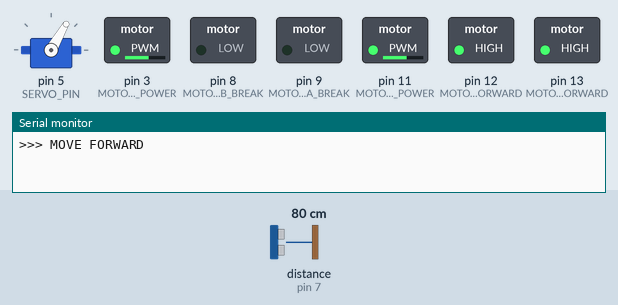
This sketch was run on a simulated Arduino Uno, built with avr-gcc and run on an emulated ATmega328P. Shown: servo, switched loads named in the sketch (green lamp = pin HIGH), the last lines printed to the serial monitor. The test bench sets the inputs (shaded band); at power-on: distance to the obstacle (sensor on pin 7) 80 cm. The echo pulse lasts 58.3 µs per cm.

Above: at 7.2 s.
7.3 s: distance to the obstacle (sensor on pin 7) set to 12 cm
8.8 s: distance to the obstacle (sensor on pin 7) set to 9 cm
At 9.9 s:
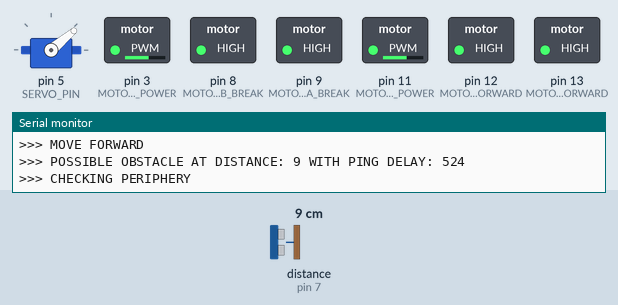
11.8 s: distance to the obstacle (sensor on pin 7) set to 18 cm
At 13.6 s:
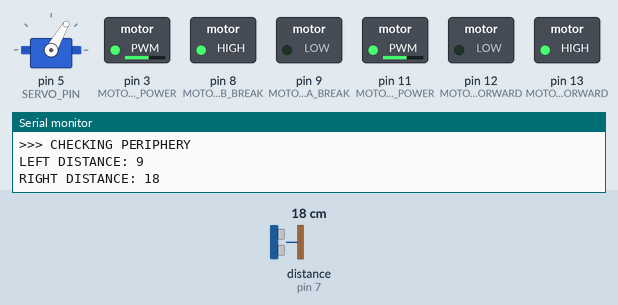
14.8 s: distance to the obstacle (sensor on pin 7) set to 2 cm
At 17.6 s:
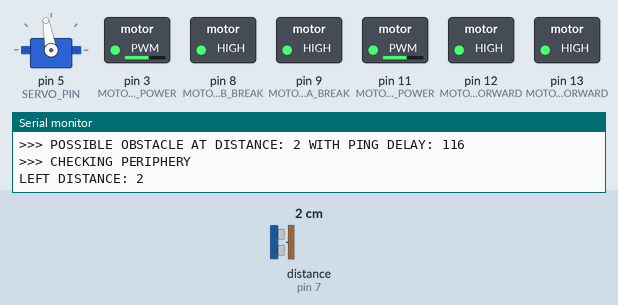
17.8 s: distance to the obstacle (sensor on pin 7) set to 4 cm
At 24.6 s:
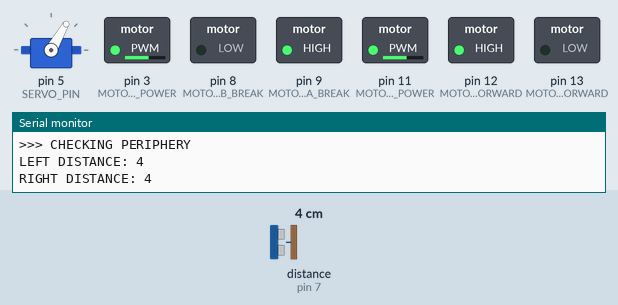
Timing chart, 0 to 30.5 s (numbered marks = the images above; inputs shaded):
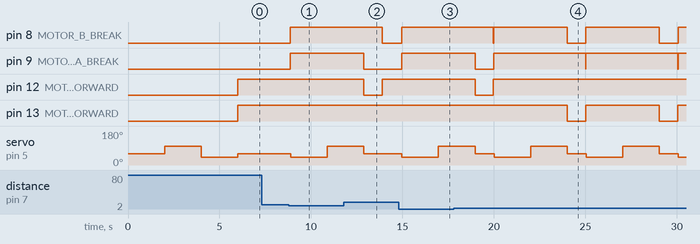

The sketch:

RoboRoach.ino
```cpp
#include <Servo.h>
#include <NewPing.h>

#define MOTOR_A_FORWARD 12
#define MOTOR_A_BREAK 9
#define MOTOR_A_POWER 3
#define MOTOR_B_FORWARD 13
#define MOTOR_B_BREAK 8
#define MOTOR_B_POWER 11

#define PING_TRIGGER_PIN 4
#define PING_ECHO_PIN 7
#define PING_MAX_DISTANCE 200
#define SERVO_PIN 5

long lastPingCheck = 0;
long pingCheckInterval = 150;
boolean canGoForward = true;
int minimumForwardDistance = 10;
Servo pingServo;

NewPing sonar(PING_TRIGGER_PIN, PING_ECHO_PIN, PING_MAX_DISTANCE);

void setup() {
  pinMode(MOTOR_A_FORWARD, OUTPUT); //Initiates Motor Channel B pin
  pinMode(MOTOR_A_BREAK, OUTPUT);  //Initiates Brake Channel B pin
  pinMode(MOTOR_A_POWER, OUTPUT);  //Initiates Power Channel B pin
  pinMode(MOTOR_B_FORWARD, OUTPUT); //Initiates Motor Channel B pin
  pinMode(MOTOR_B_BREAK, OUTPUT);  //Initiates Brake Channel B pin
  pinMode(MOTOR_B_POWER, OUTPUT);  //Initiates Power Channel B pin

  Serial.begin(9600);

  pingServo.attach(SERVO_PIN);

  // Setup motion check
  pingServo.write(60);
  delay(2000);
  pingServo.write(100);
  delay(2000);
  pingServo.write(40);
  delay(2000);
  pingServo.write(60);

  moveForward(150);
}

void loop() {
  unsigned long currentTime = millis();
  boolean forwardCheck = canGoForward;
  unsigned int pingDelay = 0;
  unsigned int distanceAhead = 0;

  if (currentTime - lastPingCheck > pingCheckInterval) {
    lastPingCheck = currentTime;
    pingDelay = sonar.ping();

    if (pingDelay > 0) {
      distanceAhead = pingDelay / US_ROUNDTRIP_CM;
      forwardCheck = (distanceAhead > minimumForwardDistance);
    }
  }

  if (forwardCheck != canGoForward) {
    Serial.print(">>> POSSIBLE OBSTACLE AT DISTANCE: ");
    Serial.print(distanceAhead);
    Serial.print(" WITH PING DELAY: ");
    Serial.println(pingDelay);

    canGoForward = forwardCheck;

    if (canGoForward) {
      moveForward(150);
    } else {
      fullStop();
      checkPeriphery();
    }
  }
}

void moveForward(int motorSpeed) {
  Serial.println(">>> MOVE FORWARD");
  digitalWrite(MOTOR_A_FORWARD, HIGH); //Establishes forward direction of Channel A
  digitalWrite(MOTOR_A_BREAK, LOW);   //Disengage the Brake for Channel A
  digitalWrite(MOTOR_B_FORWARD, HIGH); //Establishes forward direction of Channel B
  digitalWrite(MOTOR_B_BREAK, LOW);   //Disengage the Brake for Channel B
  analogWrite(MOTOR_A_POWER, motorSpeed);   //Spins the motor on Channel A
  analogWrite(MOTOR_B_POWER, motorSpeed);   //Spins the motor on Channel B
}

void fullStop() {
  digitalWrite(MOTOR_A_BREAK, HIGH);  //Engage the Brake for Channel A
  digitalWrite(MOTOR_B_BREAK, HIGH);  //Engage the Brake for Channel B
}

void checkPeriphery() {
  Serial.println(">>> CHECKING PERIPHERY");
  pingServo.write(40);

  delay(2000);

  unsigned int leftPingDelay = sonar.ping();
  unsigned int leftDistanceAhead = leftPingDelay / US_ROUNDTRIP_CM;

  Serial.print("LEFT DISTANCE: ");
  Serial.println(leftDistanceAhead);

  pingServo.write(100);

  delay(2000);

  unsigned int rightPingDelay = sonar.ping();
  unsigned int rightDistanceAhead = rightPingDelay / US_ROUNDTRIP_CM;

  Serial.print("RIGHT DISTANCE: ");
  Serial.println(rightDistanceAhead);

  pingServo.write(60);

  if (leftDistanceAhead < rightDistanceAhead) {
    digitalWrite(MOTOR_A_FORWARD, LOW); //Establishes forward direction of Channel A
    digitalWrite(MOTOR_A_BREAK, LOW);   //Disengage the Brake for Channel A
    analogWrite(MOTOR_A_POWER, 150);   //Spins the motor on Channel A
  } else {
    digitalWrite(MOTOR_B_FORWARD, LOW); //Establishes forward direction of Channel B
    digitalWrite(MOTOR_B_BREAK, LOW);   //Disengage the Brake for Channel B
    analogWrite(MOTOR_B_POWER, 150);   //Spins the motor on Channel B
  }

  delay(1000);

  fullStop();

  canGoForward = true;

  moveForward(150);
}
```

Measured:
- the behaviour switches between 11 and 10 cm on distance to the obstacle (sensor on pin 7) (found by bisection; images 0 and 1)
- the behaviour switches between 2 and 3 cm on distance to the obstacle (sensor on pin 7) (found by bisection; images 3 and 4)
- after the input at 7.3 s, every drawn part: stays the same
- after the input at 8.8 s, pin 8 (MOTOR_B_BREAK), pin 9 (MOTOR_A_BREAK): LOW → HIGH after 0.07 s; servo on pin 5 (SERVO_PIN): 60° → 40° after 0.09 s, → 100° 2.0 s later
- after the input at 11.8 s, pin 12 (MOTOR_A_FORWARD): HIGH → LOW after 1.1 s, → HIGH 1.0 s later; pin 13 (MOTOR_B_FORWARD): stays HIGH (without the input it goes to LOW after 1.1 s); servo on pin 5 (SERVO_PIN): goes on until 12.9 s, then stays 60°
- after the input at 14.8 s, pin 8 (MOTOR_B_BREAK), pin 9 (MOTOR_A_BREAK): LOW → HIGH after 0.15 s; servo on pin 5 (SERVO_PIN): 60° → 40° after 0.17 s, → 100° 2.0 s later
- after the input at 17.8 s, pin 12 (MOTOR_A_FORWARD): HIGH → LOW after 1.2 s, → HIGH 1.0 s later
